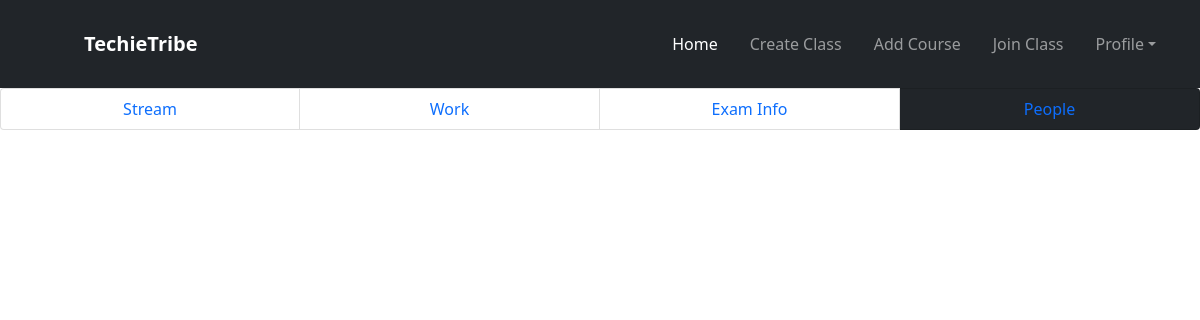
Before: /teacher/peopleview/46/ with the older database file.
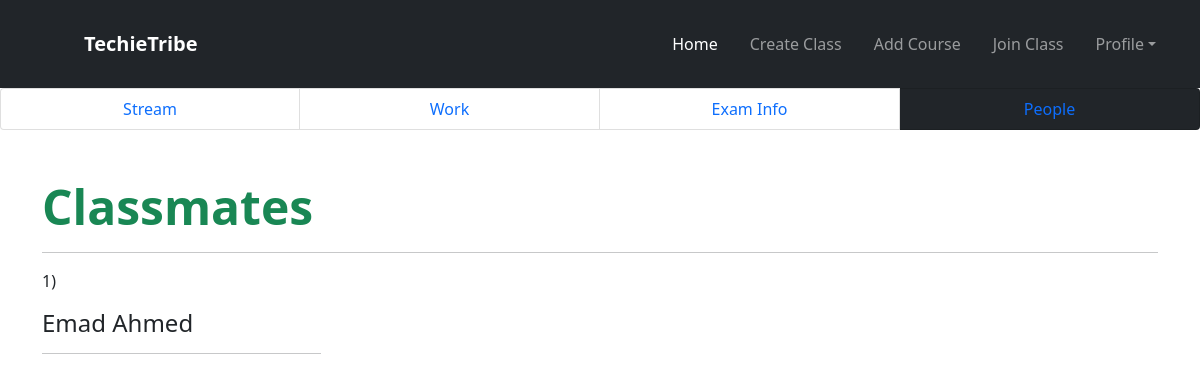
After: the same page with the newer database file.
### student/models.py (models this page shows)
class JoinClass(models.Model):
    student = models.ForeignKey(Student, on_delete=models.CASCADE)
    myclass = models.ForeignKey(CreateClass, on_delete=models.CASCADE)

### mainapp/models.py (models this page shows, shortened)
class Student(models.Model):
    id_no = models.IntegerField()
    first_name = models.CharField(max_length=100)
    last_name = models.CharField(max_length=100)
    email = models.EmailField()
    password = models.CharField(max_length=100)
    cpassword = models.CharField(max_length=100)

### teacher/views.py (the view)
class PeopleView(View):
    def get(self, request, id):
        create = CreateClass.objects.get(id=id)
        joinclass = JoinClass.objects.filter(myclass=create)
        joinclassteacher = JoinClassteach.objects.filter(myclass=create)
        return render(request, "peopleview.html", {"mainid": id, "joinstudent": joinclass, "joinclassteacher": joinclassteacher})

### teacher/templates/peopleview.html (shortened to what this page needs)
{% extends 'base_teacher.html' %} <br />
{% load static %} <br />
{% block content %}
<link rel="stylesheet" href="{% static 'css/card.css' %}" />
<link
  rel="stylesheet"
  href="https://cdnjs.cloudflare.com/ajax/libs/font-awesome/6.1.1/css/all.min.css"
/>
<ul class="list-group list-group-horizontal col-12">
  <li class="list-group-item col-3 text-center">
    <a href="{% url 'classshow' mainid %}">Stream</a>
  </li>
  <li class="list-group-item col-3 text-center text-white">
    <a href="{% url 'addwork' mainid %}">Work</a>
  </li>
  <li class="list-group-item col-3 text-center">
    <a href="{% url 'examview' mainid %}">Exam Info</a>
  </li>
  <li class="list-group-item col-3 text-center bg-dark text-white">
    <a href="{% url 'peopleview' mainid %}">People</a>
  </li>
</ul>
<div class="container">
  <br />
  {% if joinstudent %}
  <h2 class="mt-4 display-5 fw-bold text-success">Classmates</h2>
  <hr />
  {% for s in joinstudent %}
  <p>{{forloop.counter}})</p>
  <h4>{{s.student.first_name}} {{s.student.last_name}}</h4>
  <hr class="w-25" />
  {% endfor %} {% endif %}
</div>
{% endblock content %}

Changed rows visible on the page:
added JoinClass: student.first_name "Emad", student.last_name "Ahmed"
Other visible differences:
text now shown: "Classmates"
